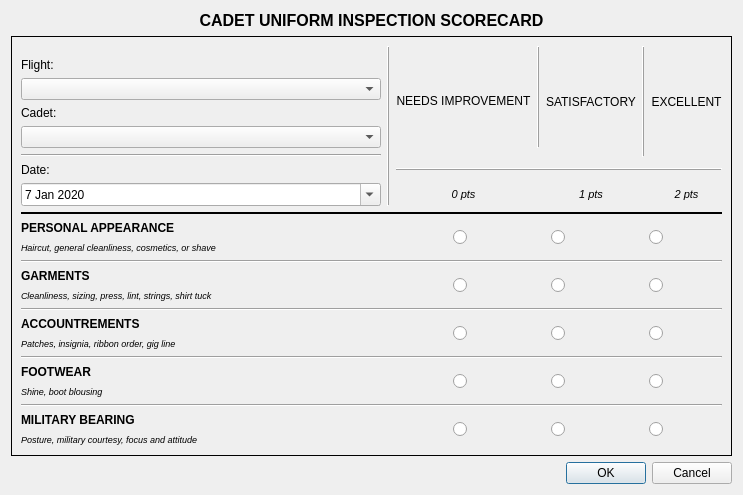
<?xml version="1.0" encoding="UTF-8"?>
<ui version="4.0">
 <class>InspectionEditor</class>
 <widget class="QDialog" name="InspectionEditor">
  <property name="geometry">
   <rect>
    <x>0</x>
    <y>0</y>
    <width>743</width>
    <height>482</height>
   </rect>
  </property>
  <property name="windowTitle">
   <string>Dialog</string>
  </property>
  <layout class="QVBoxLayout" name="verticalLayout">
   <item>
    <widget class="QLabel" name="label_3">
     <property name="sizePolicy">
      <sizepolicy hsizetype="Minimum" vsizetype="Maximum">
       <horstretch>0</horstretch>
       <verstretch>0</verstretch>
      </sizepolicy>
     </property>
     <property name="font">
      <font>
       <pointsize>12</pointsize>
       <weight>75</weight>
       <bold>true</bold>
      </font>
     </property>
     <property name="text">
      <string>CADET UNIFORM INSPECTION SCORECARD</string>
     </property>
     <property name="alignment">
      <set>Qt::AlignCenter</set>
     </property>
    </widget>
   </item>
   <item>
    <widget class="QFrame" name="headerFrame">
     <property name="sizePolicy">
      <sizepolicy hsizetype="Preferred" vsizetype="Maximum">
       <horstretch>0</horstretch>
       <verstretch>0</verstretch>
      </sizepolicy>
     </property>
     <property name="frameShape">
      <enum>QFrame::Panel</enum>
     </property>
     <property name="frameShadow">
      <enum>QFrame::Plain</enum>
     </property>
     <property name="lineWidth">
      <number>1</number>
     </property>
     <layout class="QGridLayout" name="gridLayout_2">
      <item row="4" column="0">
       <widget class="QComboBox" name="flightBox">
        <property name="sizePolicy">
         <sizepolicy hsizetype="Preferred" vsizetype="Maximum">
          <horstretch>0</horstretch>
          <verstretch>0</verstretch>
         </sizepolicy>
        </property>
       </widget>
      </item>
      <item row="9" column="0">
       <widget class="QDateEdit" name="dateEdit">
        <property name="sizePolicy">
         <sizepolicy hsizetype="Minimum" vsizetype="Maximum">
          <horstretch>0</horstretch>
          <verstretch>0</verstretch>
         </sizepolicy>
        </property>
        <property name="currentSection">
         <enum>QDateTimeEdit::MonthSection</enum>
        </property>
        <property name="calendarPopup">
         <bool>true</bool>
        </property>
        <property name="date">
         <date>
          <year>2020</year>
          <month>1</month>
          <day>7</day>
         </date>
        </property>
       </widget>
      </item>
      <item row="21" column="0">
       <widget class="QLabel" name="footwearTip">
        <property name="font">
         <font>
          <pointsize>7</pointsize>
          <italic>true</italic>
         </font>
        </property>
        <property name="text">
         <string>Shine, boot blousing</string>
        </property>
       </widget>
      </item>
      <item row="20" column="0">
       <widget class="QLabel" name="footwearLabel">
        <property name="font">
         <font>
          <weight>75</weight>
          <bold>true</bold>
         </font>
        </property>
        <property name="text">
         <string>FOOTWEAR</string>
        </property>
       </widget>
      </item>
      <item row="17" column="2" rowspan="2" colspan="5">
       <widget class="QWidget" name="accountrementsGroup" native="true">
        <property name="sizePolicy">
         <sizepolicy hsizetype="Expanding" vsizetype="Preferred">
          <horstretch>0</horstretch>
          <verstretch>0</verstretch>
         </sizepolicy>
        </property>
        <layout class="QHBoxLayout" name="horizontalLayout_5">
         <property name="spacing">
          <number>36</number>
         </property>
         <item>
          <widget class="QRadioButton" name="accountrements0">
           <property name="sizePolicy">
            <sizepolicy hsizetype="Maximum" vsizetype="Fixed">
             <horstretch>0</horstretch>
             <verstretch>0</verstretch>
            </sizepolicy>
           </property>
           <property name="text">
            <string/>
           </property>
          </widget>
         </item>
         <item>
          <widget class="QRadioButton" name="accountrements1">
           <property name="sizePolicy">
            <sizepolicy hsizetype="Maximum" vsizetype="Fixed">
             <horstretch>0</horstretch>
             <verstretch>0</verstretch>
            </sizepolicy>
           </property>
           <property name="text">
            <string/>
           </property>
          </widget>
         </item>
         <item>
          <widget class="QRadioButton" name="accountrements2">
           <property name="sizePolicy">
            <sizepolicy hsizetype="Maximum" vsizetype="Fixed">
             <horstretch>0</horstretch>
             <verstretch>0</verstretch>
            </sizepolicy>
           </property>
           <property name="text">
            <string/>
           </property>
          </widget>
         </item>
        </layout>
       </widget>
      </item>
      <item row="18" column="0">
       <widget class="QLabel" name="accountrementsTip">
        <property name="font">
         <font>
          <pointsize>7</pointsize>
          <italic>true</italic>
         </font>
        </property>
        <property name="text">
         <string>Patches, insignia, ribbon order, gig line</string>
        </property>
       </widget>
      </item>
      <item row="0" column="5" rowspan="8">
       <widget class="Line" name="line_4">
        <property name="frameShadow">
         <enum>QFrame::Raised</enum>
        </property>
        <property name="orientation">
         <enum>Qt::Vertical</enum>
        </property>
       </widget>
      </item>
      <item row="2" column="0">
       <spacer name="verticalSpacer">
        <property name="orientation">
         <enum>Qt::Vertical</enum>
        </property>
        <property name="sizeType">
         <enum>QSizePolicy::Maximum</enum>
        </property>
        <property name="sizeHint" stdset="0">
         <size>
          <width>20</width>
          <height>40</height>
         </size>
        </property>
       </spacer>
      </item>
      <item row="8" column="2" colspan="5">
       <widget class="Line" name="line_5">
        <property name="sizePolicy">
         <sizepolicy hsizetype="Minimum" vsizetype="Fixed">
          <horstretch>0</horstretch>
          <verstretch>0</verstretch>
         </sizepolicy>
        </property>
        <property name="frameShadow">
         <enum>QFrame::Raised</enum>
        </property>
        <property name="orientation">
         <enum>Qt::Horizontal</enum>
        </property>
       </widget>
      </item>
      <item row="0" column="2" rowspan="8">
       <widget class="VerticalLabel" name="score0Label">
        <property name="sizePolicy">
         <sizepolicy hsizetype="Maximum" vsizetype="Maximum">
          <horstretch>0</horstretch>
          <verstretch>0</verstretch>
         </sizepolicy>
        </property>
        <property name="text">
         <string>NEEDS IMPROVEMENT</string>
        </property>
        <property name="alignment">
         <set>Qt::AlignCenter</set>
        </property>
       </widget>
      </item>
      <item row="6" column="0">
       <widget class="QComboBox" name="cadetBox">
        <property name="sizePolicy">
         <sizepolicy hsizetype="Preferred" vsizetype="Maximum">
          <horstretch>0</horstretch>
          <verstretch>0</verstretch>
         </sizepolicy>
        </property>
       </widget>
      </item>
      <item row="10" column="0" colspan="7">
       <widget class="Line" name="line_6">
        <property name="frameShadow">
         <enum>QFrame::Plain</enum>
        </property>
        <property name="lineWidth">
         <number>2</number>
        </property>
        <property name="orientation">
         <enum>Qt::Horizontal</enum>
        </property>
       </widget>
      </item>
      <item row="12" column="0">
       <widget class="QLabel" name="appearanceTip">
        <property name="sizePolicy">
         <sizepolicy hsizetype="Expanding" vsizetype="Preferred">
          <horstretch>0</horstretch>
          <verstretch>0</verstretch>
         </sizepolicy>
        </property>
        <property name="font">
         <font>
          <pointsize>7</pointsize>
          <italic>true</italic>
         </font>
        </property>
        <property name="text">
         <string>Haircut, general cleanliness, cosmetics, or shave</string>
        </property>
       </widget>
      </item>
      <item row="0" column="1" rowspan="10">
       <widget class="Line" name="line_2">
        <property name="frameShadow">
         <enum>QFrame::Raised</enum>
        </property>
        <property name="orientation">
         <enum>Qt::Vertical</enum>
        </property>
       </widget>
      </item>
      <item row="20" column="2" rowspan="2" colspan="5">
       <widget class="QWidget" name="footwearGroup" native="true">
        <property name="sizePolicy">
         <sizepolicy hsizetype="Expanding" vsizetype="Preferred">
          <horstretch>0</horstretch>
          <verstretch>0</verstretch>
         </sizepolicy>
        </property>
        <layout class="QHBoxLayout" name="horizontalLayout_4">
         <property name="spacing">
          <number>36</number>
         </property>
         <item>
          <widget class="QRadioButton" name="footwear0">
           <property name="sizePolicy">
            <sizepolicy hsizetype="Maximum" vsizetype="Fixed">
             <horstretch>0</horstretch>
             <verstretch>0</verstretch>
            </sizepolicy>
           </property>
           <property name="text">
            <string/>
           </property>
          </widget>
         </item>
         <item>
          <widget class="QRadioButton" name="footwear1">
           <property name="sizePolicy">
            <sizepolicy hsizetype="Maximum" vsizetype="Fixed">
             <horstretch>0</horstretch>
             <verstretch>0</verstretch>
            </sizepolicy>
           </property>
           <property name="text">
            <string/>
           </property>
          </widget>
         </item>
         <item>
          <widget class="QRadioButton" name="footwear2">
           <property name="sizePolicy">
            <sizepolicy hsizetype="Maximum" vsizetype="Fixed">
             <horstretch>0</horstretch>
             <verstretch>0</verstretch>
            </sizepolicy>
           </property>
           <property name="text">
            <string/>
           </property>
          </widget>
         </item>
        </layout>
       </widget>
      </item>
      <item row="17" column="0">
       <widget class="QLabel" name="accountrementsLabel">
        <property name="font">
         <font>
          <weight>75</weight>
          <bold>true</bold>
         </font>
        </property>
        <property name="text">
         <string>ACCOUNTREMENTS</string>
        </property>
       </widget>
      </item>
      <item row="0" column="4" rowspan="8">
       <widget class="VerticalLabel" name="score1Label">
        <property name="sizePolicy">
         <sizepolicy hsizetype="Maximum" vsizetype="Preferred">
          <horstretch>0</horstretch>
          <verstretch>0</verstretch>
         </sizepolicy>
        </property>
        <property name="text">
         <string>SATISFACTORY</string>
        </property>
        <property name="alignment">
         <set>Qt::AlignCenter</set>
        </property>
       </widget>
      </item>
      <item row="11" column="0">
       <widget class="QLabel" name="appearanceLabel">
        <property name="sizePolicy">
         <sizepolicy hsizetype="Expanding" vsizetype="Preferred">
          <horstretch>0</horstretch>
          <verstretch>0</verstretch>
         </sizepolicy>
        </property>
        <property name="font">
         <font>
          <weight>75</weight>
          <bold>true</bold>
         </font>
        </property>
        <property name="text">
         <string>PERSONAL APPEARANCE</string>
        </property>
       </widget>
      </item>
      <item row="23" column="2" rowspan="2" colspan="5">
       <widget class="QWidget" name="bearingGroup" native="true">
        <property name="sizePolicy">
         <sizepolicy hsizetype="Expanding" vsizetype="Preferred">
          <horstretch>0</horstretch>
          <verstretch>0</verstretch>
         </sizepolicy>
        </property>
        <layout class="QHBoxLayout" name="horizontalLayout_3">
         <property name="spacing">
          <number>36</number>
         </property>
         <item>
          <widget class="QRadioButton" name="bearing0">
           <property name="sizePolicy">
            <sizepolicy hsizetype="Maximum" vsizetype="Fixed">
             <horstretch>0</horstretch>
             <verstretch>0</verstretch>
            </sizepolicy>
           </property>
           <property name="text">
            <string/>
           </property>
          </widget>
         </item>
         <item>
          <widget class="QRadioButton" name="bearing1">
           <property name="sizePolicy">
            <sizepolicy hsizetype="Maximum" vsizetype="Fixed">
             <horstretch>0</horstretch>
             <verstretch>0</verstretch>
            </sizepolicy>
           </property>
           <property name="text">
            <string/>
           </property>
          </widget>
         </item>
         <item>
          <widget class="QRadioButton" name="bearing2">
           <property name="sizePolicy">
            <sizepolicy hsizetype="Maximum" vsizetype="Fixed">
             <horstretch>0</horstretch>
             <verstretch>0</verstretch>
            </sizepolicy>
           </property>
           <property name="text">
            <string/>
           </property>
          </widget>
         </item>
        </layout>
       </widget>
      </item>
      <item row="23" column="0">
       <widget class="QLabel" name="bearingLabel">
        <property name="font">
         <font>
          <weight>75</weight>
          <bold>true</bold>
         </font>
        </property>
        <property name="text">
         <string>MILITARY BEARING</string>
        </property>
       </widget>
      </item>
      <item row="14" column="0">
       <widget class="QLabel" name="garmentsLabel">
        <property name="sizePolicy">
         <sizepolicy hsizetype="Expanding" vsizetype="Preferred">
          <horstretch>0</horstretch>
          <verstretch>0</verstretch>
         </sizepolicy>
        </property>
        <property name="font">
         <font>
          <weight>75</weight>
          <bold>true</bold>
         </font>
        </property>
        <property name="text">
         <string>GARMENTS</string>
        </property>
       </widget>
      </item>
      <item row="24" column="0">
       <widget class="QLabel" name="bearingTip">
        <property name="font">
         <font>
          <pointsize>7</pointsize>
          <italic>true</italic>
         </font>
        </property>
        <property name="text">
         <string>Posture, military courtesy, focus and attitude</string>
        </property>
       </widget>
      </item>
      <item row="0" column="6" rowspan="8">
       <widget class="VerticalLabel" name="score2Label">
        <property name="sizePolicy">
         <sizepolicy hsizetype="Maximum" vsizetype="Preferred">
          <horstretch>0</horstretch>
          <verstretch>0</verstretch>
         </sizepolicy>
        </property>
        <property name="text">
         <string>EXCELLENT</string>
        </property>
        <property name="alignment">
         <set>Qt::AlignCenter</set>
        </property>
       </widget>
      </item>
      <item row="8" column="0">
       <widget class="QLabel" name="dateLabel">
        <property name="sizePolicy">
         <sizepolicy hsizetype="Preferred" vsizetype="Maximum">
          <horstretch>0</horstretch>
          <verstretch>0</verstretch>
         </sizepolicy>
        </property>
        <property name="text">
         <string>Date:</string>
        </property>
       </widget>
      </item>
      <item row="7" column="0">
       <widget class="Line" name="line">
        <property name="frameShadow">
         <enum>QFrame::Sunken</enum>
        </property>
        <property name="lineWidth">
         <number>1</number>
        </property>
        <property name="orientation">
         <enum>Qt::Horizontal</enum>
        </property>
       </widget>
      </item>
      <item row="9" column="6">
       <widget class="QLabel" name="Pts2Label">
        <property name="sizePolicy">
         <sizepolicy hsizetype="Minimum" vsizetype="Preferred">
          <horstretch>0</horstretch>
          <verstretch>0</verstretch>
         </sizepolicy>
        </property>
        <property name="font">
         <font>
          <pointsize>8</pointsize>
          <italic>true</italic>
         </font>
        </property>
        <property name="text">
         <string>2 pts</string>
        </property>
        <property name="alignment">
         <set>Qt::AlignCenter</set>
        </property>
       </widget>
      </item>
      <item row="9" column="4">
       <widget class="QLabel" name="Pts1Label">
        <property name="sizePolicy">
         <sizepolicy hsizetype="Minimum" vsizetype="Preferred">
          <horstretch>0</horstretch>
          <verstretch>0</verstretch>
         </sizepolicy>
        </property>
        <property name="font">
         <font>
          <pointsize>8</pointsize>
          <italic>true</italic>
         </font>
        </property>
        <property name="text">
         <string>1 pts</string>
        </property>
        <property name="alignment">
         <set>Qt::AlignCenter</set>
        </property>
       </widget>
      </item>
      <item row="9" column="2">
       <widget class="QLabel" name="Pts0Label">
        <property name="sizePolicy">
         <sizepolicy hsizetype="Minimum" vsizetype="Preferred">
          <horstretch>0</horstretch>
          <verstretch>0</verstretch>
         </sizepolicy>
        </property>
        <property name="font">
         <font>
          <pointsize>8</pointsize>
          <italic>true</italic>
          <kerning>true</kerning>
         </font>
        </property>
        <property name="frameShadow">
         <enum>QFrame::Sunken</enum>
        </property>
        <property name="text">
         <string>0 pts</string>
        </property>
        <property name="alignment">
         <set>Qt::AlignCenter</set>
        </property>
       </widget>
      </item>
      <item row="14" column="2" rowspan="2" colspan="5">
       <widget class="QWidget" name="garmentsGroup" native="true">
        <property name="sizePolicy">
         <sizepolicy hsizetype="Expanding" vsizetype="Preferred">
          <horstretch>0</horstretch>
          <verstretch>0</verstretch>
         </sizepolicy>
        </property>
        <layout class="QHBoxLayout" name="horizontalLayout_2">
         <property name="spacing">
          <number>36</number>
         </property>
         <item>
          <widget class="QRadioButton" name="garments0">
           <property name="sizePolicy">
            <sizepolicy hsizetype="Maximum" vsizetype="Fixed">
             <horstretch>0</horstretch>
             <verstretch>0</verstretch>
            </sizepolicy>
           </property>
           <property name="text">
            <string/>
           </property>
          </widget>
         </item>
         <item>
          <widget class="QRadioButton" name="garments1">
           <property name="sizePolicy">
            <sizepolicy hsizetype="Maximum" vsizetype="Fixed">
             <horstretch>0</horstretch>
             <verstretch>0</verstretch>
            </sizepolicy>
           </property>
           <property name="text">
            <string/>
           </property>
          </widget>
         </item>
         <item>
          <widget class="QRadioButton" name="garments2">
           <property name="sizePolicy">
            <sizepolicy hsizetype="Maximum" vsizetype="Fixed">
             <horstretch>0</horstretch>
             <verstretch>0</verstretch>
            </sizepolicy>
           </property>
           <property name="text">
            <string/>
           </property>
          </widget>
         </item>
        </layout>
       </widget>
      </item>
      <item row="15" column="0">
       <widget class="QLabel" name="garmentsTip">
        <property name="font">
         <font>
          <pointsize>7</pointsize>
          <italic>true</italic>
         </font>
        </property>
        <property name="text">
         <string>Cleanliness, sizing, press, lint, strings, shirt tuck</string>
        </property>
       </widget>
      </item>
      <item row="5" column="0">
       <widget class="QLabel" name="cadetLabel">
        <property name="sizePolicy">
         <sizepolicy hsizetype="Preferred" vsizetype="Maximum">
          <horstretch>0</horstretch>
          <verstretch>0</verstretch>
         </sizepolicy>
        </property>
        <property name="text">
         <string>Cadet:</string>
        </property>
       </widget>
      </item>
      <item row="13" column="0" colspan="7">
       <widget class="Line" name="line_7">
        <property name="frameShadow">
         <enum>QFrame::Sunken</enum>
        </property>
        <property name="orientation">
         <enum>Qt::Horizontal</enum>
        </property>
       </widget>
      </item>
      <item row="0" column="3" rowspan="7">
       <widget class="Line" name="line_3">
        <property name="frameShadow">
         <enum>QFrame::Raised</enum>
        </property>
        <property name="orientation">
         <enum>Qt::Vertical</enum>
        </property>
       </widget>
      </item>
      <item row="16" column="0" colspan="7">
       <widget class="Line" name="line_8">
        <property name="orientation">
         <enum>Qt::Horizontal</enum>
        </property>
       </widget>
      </item>
      <item row="11" column="2" rowspan="2" colspan="5">
       <widget class="QWidget" name="appearanceGroup" native="true">
        <property name="sizePolicy">
         <sizepolicy hsizetype="Expanding" vsizetype="Preferred">
          <horstretch>0</horstretch>
          <verstretch>0</verstretch>
         </sizepolicy>
        </property>
        <layout class="QHBoxLayout" name="horizontalLayout">
         <property name="spacing">
          <number>36</number>
         </property>
         <item>
          <widget class="QRadioButton" name="appearance0">
           <property name="sizePolicy">
            <sizepolicy hsizetype="Maximum" vsizetype="Fixed">
             <horstretch>0</horstretch>
             <verstretch>0</verstretch>
            </sizepolicy>
           </property>
           <property name="text">
            <string/>
           </property>
          </widget>
         </item>
         <item>
          <widget class="QRadioButton" name="appearance1">
           <property name="sizePolicy">
            <sizepolicy hsizetype="Maximum" vsizetype="Fixed">
             <horstretch>0</horstretch>
             <verstretch>0</verstretch>
            </sizepolicy>
           </property>
           <property name="text">
            <string/>
           </property>
          </widget>
         </item>
         <item>
          <widget class="QRadioButton" name="appearance2">
           <property name="sizePolicy">
            <sizepolicy hsizetype="Maximum" vsizetype="Fixed">
             <horstretch>0</horstretch>
             <verstretch>0</verstretch>
            </sizepolicy>
           </property>
           <property name="text">
            <string/>
           </property>
          </widget>
         </item>
        </layout>
       </widget>
      </item>
      <item row="3" column="0">
       <widget class="QLabel" name="flightLabel">
        <property name="sizePolicy">
         <sizepolicy hsizetype="Preferred" vsizetype="Maximum">
          <horstretch>0</horstretch>
          <verstretch>0</verstretch>
         </sizepolicy>
        </property>
        <property name="text">
         <string>Flight:</string>
        </property>
       </widget>
      </item>
      <item row="19" column="0" colspan="7">
       <widget class="Line" name="line_9">
        <property name="orientation">
         <enum>Qt::Horizontal</enum>
        </property>
       </widget>
      </item>
      <item row="22" column="0" colspan="7">
       <widget class="Line" name="line_10">
        <property name="orientation">
         <enum>Qt::Horizontal</enum>
        </property>
       </widget>
      </item>
     </layout>
    </widget>
   </item>
   <item>
    <widget class="QDialogButtonBox" name="buttonBox">
     <property name="orientation">
      <enum>Qt::Horizontal</enum>
     </property>
     <property name="standardButtons">
      <set>QDialogButtonBox::Cancel|QDialogButtonBox::Ok</set>
     </property>
    </widget>
   </item>
  </layout>
 </widget>
 <customwidgets>
  <customwidget>
   <class>VerticalLabel</class>
   <extends>QLabel</extends>
   <header>verticallabel.h</header>
  </customwidget>
 </customwidgets>
 <resources/>
 <connections>
  <connection>
   <sender>buttonBox</sender>
   <signal>accepted()</signal>
   <receiver>InspectionEditor</receiver>
   <slot>accept()</slot>
   <hints>
    <hint type="sourcelabel">
     <x>248</x>
     <y>254</y>
    </hint>
    <hint type="destinationlabel">
     <x>157</x>
     <y>274</y>
    </hint>
   </hints>
  </connection>
  <connection>
   <sender>buttonBox</sender>
   <signal>rejected()</signal>
   <receiver>InspectionEditor</receiver>
   <slot>reject()</slot>
   <hints>
    <hint type="sourcelabel">
     <x>316</x>
     <y>260</y>
    </hint>
    <hint type="destinationlabel">
     <x>286</x>
     <y>274</y>
    </hint>
   </hints>
  </connection>
 </connections>
</ui>
